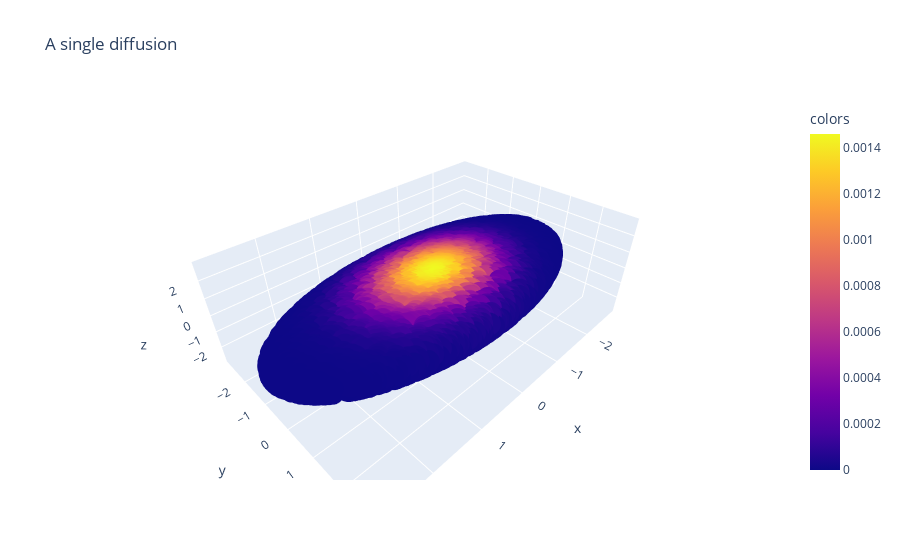

Notebook cell for this chart:
### Markdown cell above
**Note!** The Ellipsoid's sampling currently appears to be broken, in that it samples from the top and bottom of the ellipsoid in excess to the sides, creating little spots of extremely compressed points.

### Code cell
X_ellipsoid, ks_ellipsoid = ellipsoid(n=5000)
P_anis_ellipsoid = DiffusionMatrix(X_ellipsoid,kernel_type="anisotropic",sigma=0.7,k=10)
plot_3d(X_ellipsoid,P_anis_ellipsoid[0],"A single diffusion",use_plotly=True)

### Figure 1 — Plotly figure (JSON) as saved in the notebook; plotly's stock layout.template omitted (floating-point values rounded to 4 significant figures; data arrays with more than 128 entries replaced by an {"elided": "..."} marker saying what was removed)
{"data": [{"hovertemplate": "x=%{x}<br>y=%{y}<br>z=%{z}<br>colors=%{marker.color}<extra></extra>", "legendgroup": "", "marker": {"color": {"elided": "4914 float values"}, "coloraxis": "coloraxis", "symbol": "circle"}, "mode": "markers", "name": "", "scene": "scene", "showlegend": false, "type": "scatter3d", "x": {"elided": "4914 float values"}, "y": {"elided": "4914 float values"}, "z": {"elided": "4914 float values"}}], "layout": {"coloraxis": {"colorbar": {"title": {"text": "colors"}}, "colorscale": [[0, "#0d0887"], [0.1111, "#46039f"], [0.2222, "#7201a8"], [0.3333, "#9c179e"], [0.4444, "#bd3786"], [0.5556, "#d8576b"], [0.6667, "#ed7953"], [0.7778, "#fb9f3a"], [0.8889, "#fdca26"], [1, "#f0f921"]]}, "legend": {"tracegroupgap": 0}, "scene": {"domain": {"x": [0, 1], "y": [0, 1]}, "xaxis": {"range": [-2.999, 2.999], "title": {"text": "x"}}, "yaxis": {"range": [-2.999, 2.999], "title": {"text": "y"}}, "zaxis": {"range": [-2.999, 2.999], "title": {"text": "z"}}}, "title": {"text": "A single diffusion"}}}
